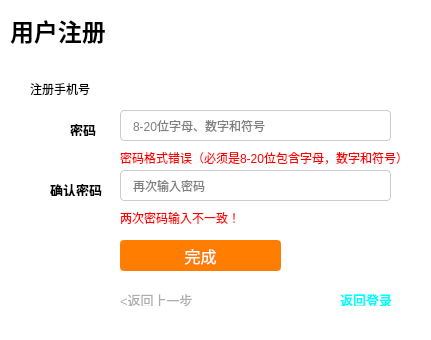
<?xml version="1.0" encoding="UTF-8"?>
<ui version="4.0">
 <class>Form</class>
 <widget class="QWidget" name="Form">
  <property name="geometry">
   <rect>
    <x>0</x>
    <y>0</y>
    <width>431</width>
    <height>340</height>
   </rect>
  </property>
  <property name="minimumSize">
   <size>
    <width>431</width>
    <height>340</height>
   </size>
  </property>
  <property name="maximumSize">
   <size>
    <width>431</width>
    <height>340</height>
   </size>
  </property>
  <property name="windowTitle">
   <string>用户注册</string>
  </property>
  <property name="styleSheet">
   <string notr="true">background-color: white;</string>
  </property>
  <widget class="QLabel" name="label_3">
   <property name="geometry">
    <rect>
     <x>10</x>
     <y>10</y>
     <width>161</width>
     <height>41</height>
    </rect>
   </property>
   <property name="text">
    <string>&lt;html&gt;&lt;head/&gt;&lt;body&gt;&lt;p&gt;&lt;span style=&quot; font-size:18pt; font-weight:700; color:#000000;&quot;&gt;用户注册&lt;/span&gt;&lt;/p&gt;&lt;/body&gt;&lt;/html&gt;</string>
   </property>
  </widget>
  <widget class="QStackedWidget" name="registerstackedWidget">
   <property name="geometry">
    <rect>
     <x>20</x>
     <y>70</y>
     <width>391</width>
     <height>241</height>
    </rect>
   </property>
   <property name="currentIndex">
    <number>1</number>
   </property>
   <widget class="QWidget" name="page">
    <widget class="QLabel" name="label">
     <property name="geometry">
      <rect>
       <x>40</x>
       <y>20</y>
       <width>41</width>
       <height>16</height>
      </rect>
     </property>
     <property name="text">
      <string>&lt;html&gt;&lt;head/&gt;&lt;body&gt;&lt;p&gt;&lt;span style=&quot; font-size:10pt; font-weight:700; color:#000000;&quot;&gt;手机号&lt;/span&gt;&lt;/p&gt;&lt;/body&gt;&lt;/html&gt;</string>
     </property>
    </widget>
    <widget class="QLineEdit" name="phoneEdit">
     <property name="geometry">
      <rect>
       <x>90</x>
       <y>10</y>
       <width>271</width>
       <height>31</height>
      </rect>
     </property>
     <property name="styleSheet">
      <string notr="true">QLineEdit {
    border: 1px solid #cccccc; 
    border-radius: 4px;
    padding: 0 10px; 
    height: 40px; 
}
QLineEdit:focus {
    border-color: #0066cc; 
}</string>
     </property>
     <property name="placeholderText">
      <string>请输入有效手机号</string>
     </property>
    </widget>
    <widget class="QLabel" name="tip5Label">
     <property name="enabled">
      <bool>true</bool>
     </property>
     <property name="geometry">
      <rect>
       <x>90</x>
       <y>50</y>
       <width>231</width>
       <height>16</height>
      </rect>
     </property>
     <property name="styleSheet">
      <string notr="true">color: red; font-size: 12px; visibility: hidden;</string>
     </property>
     <property name="text">
      <string>手机号格式错误（11位有效号码）</string>
     </property>
    </widget>
    <widget class="QLineEdit" name="codeEdit">
     <property name="geometry">
      <rect>
       <x>90</x>
       <y>80</y>
       <width>271</width>
       <height>31</height>
      </rect>
     </property>
     <property name="styleSheet">
      <string notr="true">QLineEdit {
    border: 1px solid #cccccc; 
    border-radius: 4px;
    padding: 0 10px; 
    height: 40px; 
}
QLineEdit:focus {
    border-color: #0066cc; 
}</string>
     </property>
     <property name="placeholderText">
      <string>六位数字</string>
     </property>
    </widget>
    <widget class="ClickableLabel" name="getcodeLabel1">
     <property name="geometry">
      <rect>
       <x>270</x>
       <y>90</y>
       <width>81</width>
       <height>20</height>
      </rect>
     </property>
     <property name="text">
      <string>&lt;html&gt;&lt;head/&gt;&lt;body&gt;&lt;p&gt;&lt;span style=&quot; color:#00aaff;&quot;&gt;发送验证码&lt;/span&gt;&lt;/p&gt;&lt;/body&gt;&lt;/html&gt;</string>
     </property>
    </widget>
    <widget class="QPushButton" name="pushButton_2">
     <property name="geometry">
      <rect>
       <x>90</x>
       <y>200</y>
       <width>191</width>
       <height>31</height>
      </rect>
     </property>
     <property name="styleSheet">
      <string notr="true">QPushButton {
    border: 2px solid #ff7d00; 
    border-radius: 4px;
    background-color: #ff7d00;
    color: white;
    font-size: 16px;
    height: 44px;
}

QPushButton:hover {
    border-color: #ff6600;
    background-color: #ff6600;
}

QPushButton:pressed {
    border-color: #e65c00;
    background-color: #e65c00;
}

QPushButton:disabled {
    border-color: #cccccc;
    background-color: #cccccc;
    color: #ffffff;
}</string>
     </property>
     <property name="text">
      <string>下一步，设置密码</string>
     </property>
    </widget>
    <widget class="QLabel" name="tip3Label">
     <property name="enabled">
      <bool>true</bool>
     </property>
     <property name="geometry">
      <rect>
       <x>90</x>
       <y>50</y>
       <width>91</width>
       <height>16</height>
      </rect>
     </property>
     <property name="styleSheet">
      <string notr="true">color: red; font-size: 12px; visibility: hidden;</string>
     </property>
     <property name="text">
      <string>请输入手机号</string>
     </property>
    </widget>
    <widget class="QLabel" name="label_2">
     <property name="geometry">
      <rect>
       <x>10</x>
       <y>90</y>
       <width>71</width>
       <height>20</height>
      </rect>
     </property>
     <property name="text">
      <string>&lt;html&gt;&lt;head/&gt;&lt;body&gt;&lt;p&gt;&lt;span style=&quot; font-size:10pt; font-weight:700; color:#000000;&quot;&gt;短信验证码&lt;/span&gt;&lt;/p&gt;&lt;/body&gt;&lt;/html&gt;</string>
     </property>
    </widget>
    <widget class="QRadioButton" name="radioButton">
     <property name="geometry">
      <rect>
       <x>90</x>
       <y>130</y>
       <width>124</width>
       <height>21</height>
      </rect>
     </property>
     <property name="text">
      <string>阅读并同意 </string>
     </property>
    </widget>
    <widget class="ClickableLabel" name="label_4">
     <property name="geometry">
      <rect>
       <x>180</x>
       <y>130</y>
       <width>61</width>
       <height>16</height>
      </rect>
     </property>
     <property name="text">
      <string>&lt;html&gt;&lt;head/&gt;&lt;body&gt;&lt;p&gt;&lt;span style=&quot; font-size:8pt; color:#00aaff;&quot;&gt;服务协议&lt;/span&gt;&lt;/p&gt;&lt;/body&gt;&lt;/html&gt;</string>
     </property>
    </widget>
    <widget class="QLabel" name="label_5">
     <property name="geometry">
      <rect>
       <x>230</x>
       <y>130</y>
       <width>16</width>
       <height>16</height>
      </rect>
     </property>
     <property name="text">
      <string>&lt;html&gt;&lt;head/&gt;&lt;body&gt;&lt;p&gt;&lt;span style=&quot; font-size:8pt; color:#000000;&quot;&gt;和&lt;/span&gt;&lt;/p&gt;&lt;/body&gt;&lt;/html&gt;</string>
     </property>
    </widget>
    <widget class="ClickableLabel" name="label_6">
     <property name="geometry">
      <rect>
       <x>250</x>
       <y>130</y>
       <width>88</width>
       <height>16</height>
      </rect>
     </property>
     <property name="text">
      <string>&lt;html&gt;&lt;head/&gt;&lt;body&gt;&lt;p&gt;&lt;span style=&quot; font-size:8pt; color:#00aaff;&quot;&gt;个人信息保护政策&lt;/span&gt;&lt;/p&gt;&lt;/body&gt;&lt;/html&gt;</string>
     </property>
    </widget>
    <widget class="QLabel" name="tip4Label">
     <property name="enabled">
      <bool>true</bool>
     </property>
     <property name="geometry">
      <rect>
       <x>90</x>
       <y>160</y>
       <width>231</width>
       <height>16</height>
      </rect>
     </property>
     <property name="styleSheet">
      <string notr="true">color: red; font-size: 12px; visibility: hidden;</string>
     </property>
     <property name="text">
      <string>请阅读并同意用户协议和隐私政策！</string>
     </property>
    </widget>
   </widget>
   <widget class="QWidget" name="page_2">
    <widget class="QLabel" name="label_7">
     <property name="geometry">
      <rect>
       <x>10</x>
       <y>10</y>
       <width>91</width>
       <height>16</height>
      </rect>
     </property>
     <property name="text">
      <string>&lt;html&gt;&lt;head/&gt;&lt;body&gt;&lt;p&gt;&lt;span style=&quot; color:#000000;&quot;&gt;注册手机号     &lt;/span&gt;&lt;/p&gt;&lt;/body&gt;&lt;/html&gt;</string>
     </property>
    </widget>
    <widget class="QLabel" name="label_8">
     <property name="geometry">
      <rect>
       <x>50</x>
       <y>50</y>
       <width>41</width>
       <height>16</height>
      </rect>
     </property>
     <property name="text">
      <string>&lt;html&gt;&lt;head/&gt;&lt;body&gt;&lt;p&gt;&lt;span style=&quot; font-size:10pt; font-weight:700; color:#000000;&quot;&gt;密码&lt;/span&gt;&lt;/p&gt;&lt;/body&gt;&lt;/html&gt;</string>
     </property>
    </widget>
    <widget class="QLabel" name="label_9">
     <property name="geometry">
      <rect>
       <x>30</x>
       <y>110</y>
       <width>71</width>
       <height>16</height>
      </rect>
     </property>
     <property name="text">
      <string>&lt;html&gt;&lt;head/&gt;&lt;body&gt;&lt;p&gt;&lt;span style=&quot; font-size:10pt; font-weight:700; color:#000000;&quot;&gt;确认密码&lt;/span&gt;&lt;/p&gt;&lt;/body&gt;&lt;/html&gt;</string>
     </property>
    </widget>
    <widget class="QLineEdit" name="pwdEdit">
     <property name="enabled">
      <bool>true</bool>
     </property>
     <property name="geometry">
      <rect>
       <x>100</x>
       <y>40</y>
       <width>271</width>
       <height>31</height>
      </rect>
     </property>
     <property name="styleSheet">
      <string notr="true">QLineEdit {
    border: 1px solid #cccccc;
    border-radius: 4px; 
    padding: 0 10px; 
    height: 40px; 
}
QLineEdit:focus {
    border-color: #0066cc;
}</string>
     </property>
     <property name="echoMode">
      <enum>QLineEdit::EchoMode::Password</enum>
     </property>
     <property name="placeholderText">
      <string>8-20位字母、数字和符号</string>
     </property>
    </widget>
    <widget class="QLineEdit" name="pwdEdit_2">
     <property name="geometry">
      <rect>
       <x>100</x>
       <y>100</y>
       <width>271</width>
       <height>31</height>
      </rect>
     </property>
     <property name="styleSheet">
      <string notr="true">QLineEdit {
    border: 1px solid #cccccc;
    border-radius: 4px; 
    padding: 0 10px; 
    height: 40px; 
}
QLineEdit:focus {
    border-color: #0066cc;
}</string>
     </property>
     <property name="echoMode">
      <enum>QLineEdit::EchoMode::Password</enum>
     </property>
     <property name="placeholderText">
      <string>再次输入密码</string>
     </property>
    </widget>
    <widget class="QPushButton" name="pushButton_3">
     <property name="geometry">
      <rect>
       <x>100</x>
       <y>170</y>
       <width>161</width>
       <height>31</height>
      </rect>
     </property>
     <property name="styleSheet">
      <string notr="true">QPushButton {
    border: 2px solid #ff7d00; 
    border-radius: 4px;
    background-color: #ff7d00;
    color: white;
    font-size: 16px;
    height: 44px;
}

QPushButton:hover {
    border-color: #ff6600;
    background-color: #ff6600;
}

QPushButton:pressed {
    border-color: #e65c00;
    background-color: #e65c00;
}

QPushButton:disabled {
    border-color: #cccccc;
    background-color: #cccccc;
    color: #ffffff;
}</string>
     </property>
     <property name="text">
      <string>完成</string>
     </property>
    </widget>
    <widget class="QLabel" name="phoneshow">
     <property name="geometry">
      <rect>
       <x>80</x>
       <y>10</y>
       <width>141</width>
       <height>16</height>
      </rect>
     </property>
     <property name="styleSheet">
      <string notr="true">color: black;</string>
     </property>
     <property name="midLineWidth">
      <number>-2</number>
     </property>
     <property name="text">
      <string>&lt;html&gt;&lt;head/&gt;&lt;body&gt;&lt;p&gt;&lt;br/&gt;&lt;/p&gt;&lt;/body&gt;&lt;/html&gt;</string>
     </property>
    </widget>
    <widget class="QLabel" name="tip6Label">
     <property name="enabled">
      <bool>true</bool>
     </property>
     <property name="geometry">
      <rect>
       <x>100</x>
       <y>80</y>
       <width>301</width>
       <height>16</height>
      </rect>
     </property>
     <property name="styleSheet">
      <string notr="true">color: red; font-size: 12px; visibility: hidden;</string>
     </property>
     <property name="text">
      <string>密码格式错误（必须是8-20位包含字母，数字和符号）</string>
     </property>
    </widget>
    <widget class="QLabel" name="tip7Label">
     <property name="enabled">
      <bool>true</bool>
     </property>
     <property name="geometry">
      <rect>
       <x>100</x>
       <y>140</y>
       <width>301</width>
       <height>16</height>
      </rect>
     </property>
     <property name="styleSheet">
      <string notr="true">color: red; font-size: 12px; visibility: hidden;</string>
     </property>
     <property name="text">
      <string>两次密码输入不一致！</string>
     </property>
    </widget>
    <widget class="ClickableLabel" name="backLabel">
     <property name="geometry">
      <rect>
       <x>100</x>
       <y>220</y>
       <width>81</width>
       <height>16</height>
      </rect>
     </property>
     <property name="text">
      <string>&lt;html&gt;&lt;head/&gt;&lt;body&gt;&lt;p&gt;&lt;span style=&quot; font-size:10pt; color:#adadad;&quot;&gt;&amp;lt;返回上一步&lt;/span&gt;&lt;/p&gt;&lt;/body&gt;&lt;/html&gt;</string>
     </property>
    </widget>
   </widget>
  </widget>
  <widget class="ClickableLabel" name="backLabel_2">
   <property name="geometry">
    <rect>
     <x>340</x>
     <y>290</y>
     <width>81</width>
     <height>16</height>
    </rect>
   </property>
   <property name="text">
    <string>&lt;html&gt;&lt;head/&gt;&lt;body&gt;&lt;p&gt;&lt;span style=&quot; font-size:10pt; font-weight:700; color:#00ffff;&quot;&gt;返回登录&lt;/span&gt;&lt;/p&gt;&lt;/body&gt;&lt;/html&gt;</string>
   </property>
  </widget>
  <zorder>registerstackedWidget</zorder>
  <zorder>label_3</zorder>
  <zorder>backLabel_2</zorder>
 </widget>
 <customwidgets>
  <customwidget>
   <class>ClickableLabel</class>
   <extends>QLabel</extends>
   <header location="global">clickablelabel.h</header>
   <slots>
    <signal>clicked()</signal>
    <slot>on_switchLabel_clicked()</slot>
   </slots>
  </customwidget>
 </customwidgets>
 <resources/>
 <connections/>
</ui>
